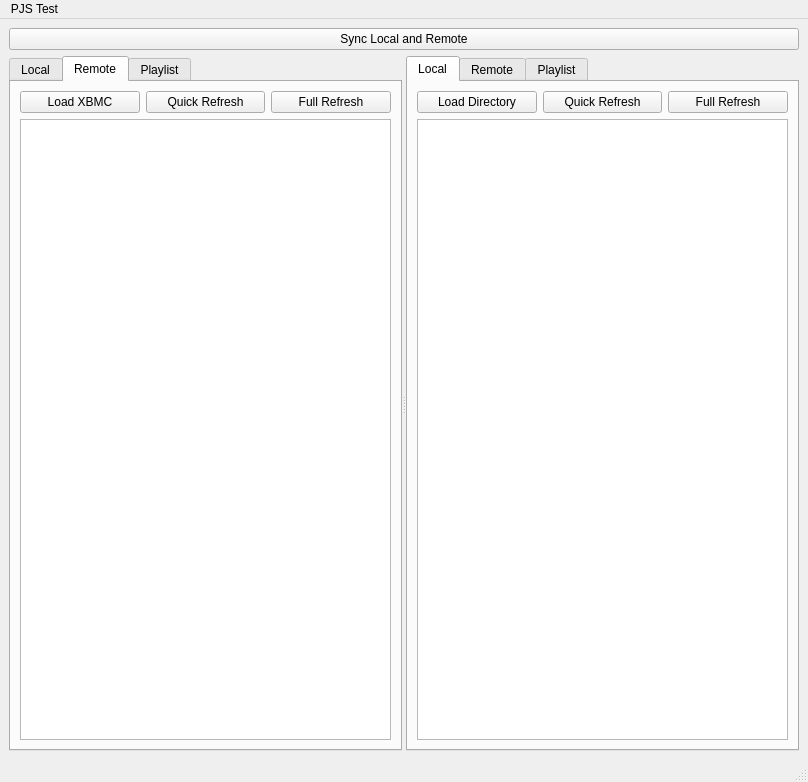
<?xml version="1.0" encoding="UTF-8"?>
<ui version="4.0">
 <class>MainWindow</class>
 <widget class="QMainWindow" name="MainWindow">
  <property name="geometry">
   <rect>
    <x>0</x>
    <y>0</y>
    <width>808</width>
    <height>782</height>
   </rect>
  </property>
  <property name="sizePolicy">
   <sizepolicy hsizetype="Preferred" vsizetype="Preferred">
    <horstretch>0</horstretch>
    <verstretch>0</verstretch>
   </sizepolicy>
  </property>
  <property name="windowTitle">
   <string>MainWindow</string>
  </property>
  <widget class="QWidget" name="centralwidget">
   <property name="sizePolicy">
    <sizepolicy hsizetype="Preferred" vsizetype="Preferred">
     <horstretch>0</horstretch>
     <verstretch>0</verstretch>
    </sizepolicy>
   </property>
   <layout class="QGridLayout" name="gridLayout_8">
    <item row="0" column="0">
     <layout class="QGridLayout" name="gridLayout">
      <item row="3" column="0" colspan="2">
       <widget class="QSplitter" name="splitter">
        <property name="orientation">
         <enum>Qt::Horizontal</enum>
        </property>
        <widget class="QTabWidget" name="LeftTab">
         <property name="sizePolicy">
          <sizepolicy hsizetype="Expanding" vsizetype="Expanding">
           <horstretch>0</horstretch>
           <verstretch>0</verstretch>
          </sizepolicy>
         </property>
         <property name="currentIndex">
          <number>1</number>
         </property>
         <widget class="QWidget" name="LocalTab">
          <attribute name="title">
           <string>Local</string>
          </attribute>
          <layout class="QGridLayout" name="gridLayout_3">
           <item row="0" column="0">
            <widget class="QPushButton" name="LocalDirBut">
             <property name="text">
              <string>Load Directory</string>
             </property>
            </widget>
           </item>
           <item row="1" column="0" colspan="3">
            <widget class="QTableView" name="LocalTableL">
             <property name="contextMenuPolicy">
              <enum>Qt::CustomContextMenu</enum>
             </property>
             <property name="selectionBehavior">
              <enum>QAbstractItemView::SelectRows</enum>
             </property>
             <attribute name="verticalHeaderVisible">
              <bool>false</bool>
             </attribute>
             <attribute name="verticalHeaderDefaultSectionSize">
              <number>20</number>
             </attribute>
            </widget>
           </item>
           <item row="0" column="1">
            <widget class="QPushButton" name="LocalQuickRefreshButton">
             <property name="text">
              <string>Quick Refresh</string>
             </property>
            </widget>
           </item>
           <item row="0" column="2">
            <widget class="QPushButton" name="LocalFullRefreshButton">
             <property name="text">
              <string>Full Refresh</string>
             </property>
            </widget>
           </item>
          </layout>
         </widget>
         <widget class="QWidget" name="RemoteTab">
          <attribute name="title">
           <string>Remote</string>
          </attribute>
          <layout class="QGridLayout" name="gridLayout_2">
           <item row="1" column="0" colspan="3">
            <widget class="QTableView" name="RemoteTableL">
             <property name="contextMenuPolicy">
              <enum>Qt::CustomContextMenu</enum>
             </property>
             <property name="selectionBehavior">
              <enum>QAbstractItemView::SelectRows</enum>
             </property>
             <attribute name="verticalHeaderVisible">
              <bool>false</bool>
             </attribute>
             <attribute name="verticalHeaderDefaultSectionSize">
              <number>20</number>
             </attribute>
            </widget>
           </item>
           <item row="0" column="0">
            <widget class="QPushButton" name="LocalDirBut_2">
             <property name="text">
              <string>Load XBMC</string>
             </property>
            </widget>
           </item>
           <item row="0" column="1">
            <widget class="QPushButton" name="RemoteQuickRefreshButton2">
             <property name="text">
              <string>Quick Refresh</string>
             </property>
            </widget>
           </item>
           <item row="0" column="2">
            <widget class="QPushButton" name="RemoteFullRefreshButton2">
             <property name="text">
              <string>Full Refresh</string>
             </property>
            </widget>
           </item>
          </layout>
         </widget>
         <widget class="QWidget" name="PlaylistTab">
          <attribute name="title">
           <string>Playlist</string>
          </attribute>
          <layout class="QGridLayout" name="gridLayout_4">
           <item row="0" column="0">
            <widget class="QPushButton" name="LeftLoadPlaylistBut">
             <property name="text">
              <string>Load Playlist</string>
             </property>
            </widget>
           </item>
           <item row="0" column="1">
            <widget class="QPushButton" name="pushButton">
             <property name="text">
              <string>Save Local</string>
             </property>
            </widget>
           </item>
           <item row="0" column="2">
            <widget class="QPushButton" name="pushButton_4">
             <property name="text">
              <string>Save Remote</string>
             </property>
            </widget>
           </item>
           <item row="1" column="0" colspan="3">
            <widget class="QTableView" name="LeftPlaylistTable">
             <property name="sizePolicy">
              <sizepolicy hsizetype="Expanding" vsizetype="Expanding">
               <horstretch>0</horstretch>
               <verstretch>0</verstretch>
              </sizepolicy>
             </property>
             <property name="font">
              <font>
               <pointsize>9</pointsize>
              </font>
             </property>
             <property name="selectionBehavior">
              <enum>QAbstractItemView::SelectRows</enum>
             </property>
             <attribute name="verticalHeaderVisible">
              <bool>false</bool>
             </attribute>
             <attribute name="verticalHeaderDefaultSectionSize">
              <number>20</number>
             </attribute>
            </widget>
           </item>
          </layout>
         </widget>
        </widget>
        <widget class="QTabWidget" name="RightTab">
         <property name="sizePolicy">
          <sizepolicy hsizetype="Expanding" vsizetype="Expanding">
           <horstretch>0</horstretch>
           <verstretch>0</verstretch>
          </sizepolicy>
         </property>
         <property name="currentIndex">
          <number>0</number>
         </property>
         <widget class="QWidget" name="LocalTab_2">
          <attribute name="title">
           <string>Local</string>
          </attribute>
          <layout class="QGridLayout" name="gridLayout_5">
           <item row="1" column="0" colspan="3">
            <widget class="QTableView" name="LocalTableR">
             <property name="contextMenuPolicy">
              <enum>Qt::CustomContextMenu</enum>
             </property>
             <property name="selectionBehavior">
              <enum>QAbstractItemView::SelectRows</enum>
             </property>
             <attribute name="verticalHeaderVisible">
              <bool>false</bool>
             </attribute>
             <attribute name="verticalHeaderDefaultSectionSize">
              <number>20</number>
             </attribute>
            </widget>
           </item>
           <item row="0" column="0">
            <widget class="QPushButton" name="LocalDirBut_3">
             <property name="text">
              <string>Load Directory</string>
             </property>
            </widget>
           </item>
           <item row="0" column="1">
            <widget class="QPushButton" name="LocalQuickRefreshButton2">
             <property name="text">
              <string>Quick Refresh</string>
             </property>
            </widget>
           </item>
           <item row="0" column="2">
            <widget class="QPushButton" name="LocalFullRefreshButton2">
             <property name="text">
              <string>Full Refresh</string>
             </property>
            </widget>
           </item>
          </layout>
         </widget>
         <widget class="QWidget" name="RemoteTab_2">
          <attribute name="title">
           <string>Remote</string>
          </attribute>
          <layout class="QGridLayout" name="gridLayout_6">
           <item row="1" column="0" colspan="3">
            <widget class="QTableView" name="RemoteTableR">
             <property name="contextMenuPolicy">
              <enum>Qt::CustomContextMenu</enum>
             </property>
             <property name="selectionBehavior">
              <enum>QAbstractItemView::SelectRows</enum>
             </property>
             <attribute name="verticalHeaderVisible">
              <bool>false</bool>
             </attribute>
             <attribute name="verticalHeaderDefaultSectionSize">
              <number>20</number>
             </attribute>
            </widget>
           </item>
           <item row="0" column="0">
            <widget class="QPushButton" name="LocalDirBut_4">
             <property name="text">
              <string>Load XBMC</string>
             </property>
            </widget>
           </item>
           <item row="0" column="1">
            <widget class="QPushButton" name="RemoteQuickRefreshButton">
             <property name="text">
              <string>Quick Refresh</string>
             </property>
            </widget>
           </item>
           <item row="0" column="2">
            <widget class="QPushButton" name="RemoteFullRefreshButton">
             <property name="text">
              <string>Full Refresh</string>
             </property>
            </widget>
           </item>
          </layout>
         </widget>
         <widget class="QWidget" name="PlaylistTab_2">
          <attribute name="title">
           <string>Playlist</string>
          </attribute>
          <layout class="QGridLayout" name="gridLayout_7">
           <item row="0" column="1">
            <widget class="QPushButton" name="pushButton_7">
             <property name="text">
              <string>Save Local</string>
             </property>
            </widget>
           </item>
           <item row="0" column="0">
            <widget class="QPushButton" name="RightLoadPlaylistBut">
             <property name="text">
              <string>Load Playlist</string>
             </property>
            </widget>
           </item>
           <item row="0" column="2">
            <widget class="QPushButton" name="pushButton_8">
             <property name="text">
              <string>Save Remote</string>
             </property>
            </widget>
           </item>
           <item row="1" column="0" colspan="3">
            <widget class="QTableView" name="RightPlaylistTable">
             <property name="sizePolicy">
              <sizepolicy hsizetype="Expanding" vsizetype="Expanding">
               <horstretch>0</horstretch>
               <verstretch>0</verstretch>
              </sizepolicy>
             </property>
             <property name="selectionBehavior">
              <enum>QAbstractItemView::SelectRows</enum>
             </property>
             <attribute name="verticalHeaderVisible">
              <bool>false</bool>
             </attribute>
             <attribute name="verticalHeaderDefaultSectionSize">
              <number>20</number>
             </attribute>
            </widget>
           </item>
          </layout>
         </widget>
        </widget>
       </widget>
      </item>
      <item row="2" column="0" colspan="2">
       <widget class="QPushButton" name="SyncBut">
        <property name="text">
         <string>Sync Local and Remote</string>
        </property>
       </widget>
      </item>
     </layout>
    </item>
   </layout>
  </widget>
  <widget class="QMenuBar" name="menubar">
   <property name="geometry">
    <rect>
     <x>0</x>
     <y>0</y>
     <width>808</width>
     <height>21</height>
    </rect>
   </property>
   <widget class="QMenu" name="menuPJS_Test">
    <property name="title">
     <string>PJS Test</string>
    </property>
   </widget>
   <addaction name="menuPJS_Test"/>
  </widget>
  <widget class="QStatusBar" name="statusbar"/>
 </widget>
 <resources/>
 <connections>
  <connection>
   <sender>SyncBut</sender>
   <signal>clicked()</signal>
   <receiver>MainWindow</receiver>
   <slot>sync_files()</slot>
   <hints>
    <hint type="sourcelabel">
     <x>590</x>
     <y>70</y>
    </hint>
    <hint type="destinationlabel">
     <x>806</x>
     <y>176</y>
    </hint>
   </hints>
  </connection>
  <connection>
   <sender>LocalDirBut_3</sender>
   <signal>clicked()</signal>
   <receiver>MainWindow</receiver>
   <slot>local_edit_dirs()</slot>
   <hints>
    <hint type="sourcelabel">
     <x>535</x>
     <y>142</y>
    </hint>
    <hint type="destinationlabel">
     <x>804</x>
     <y>287</y>
    </hint>
   </hints>
  </connection>
  <connection>
   <sender>LocalDirBut</sender>
   <signal>clicked()</signal>
   <receiver>MainWindow</receiver>
   <slot>local_edit_dirs()</slot>
   <hints>
    <hint type="sourcelabel">
     <x>44</x>
     <y>122</y>
    </hint>
    <hint type="destinationlabel">
     <x>544</x>
     <y>254</y>
    </hint>
   </hints>
  </connection>
  <connection>
   <sender>LocalDirBut_2</sender>
   <signal>clicked()</signal>
   <receiver>MainWindow</receiver>
   <slot>remote_edit_dirs()</slot>
   <hints>
    <hint type="sourcelabel">
     <x>95</x>
     <y>142</y>
    </hint>
    <hint type="destinationlabel">
     <x>5</x>
     <y>536</y>
    </hint>
   </hints>
  </connection>
  <connection>
   <sender>LocalDirBut_4</sender>
   <signal>clicked()</signal>
   <receiver>MainWindow</receiver>
   <slot>remote_edit_dirs()</slot>
   <hints>
    <hint type="sourcelabel">
     <x>441</x>
     <y>122</y>
    </hint>
    <hint type="destinationlabel">
     <x>806</x>
     <y>359</y>
    </hint>
   </hints>
  </connection>
  <connection>
   <sender>LeftLoadPlaylistBut</sender>
   <signal>clicked()</signal>
   <receiver>MainWindow</receiver>
   <slot>left_load_playlist()</slot>
   <hints>
    <hint type="sourcelabel">
     <x>44</x>
     <y>122</y>
    </hint>
    <hint type="destinationlabel">
     <x>6</x>
     <y>312</y>
    </hint>
   </hints>
  </connection>
  <connection>
   <sender>RightLoadPlaylistBut</sender>
   <signal>clicked()</signal>
   <receiver>MainWindow</receiver>
   <slot>right_load_playlist()</slot>
   <hints>
    <hint type="sourcelabel">
     <x>441</x>
     <y>122</y>
    </hint>
    <hint type="destinationlabel">
     <x>802</x>
     <y>313</y>
    </hint>
   </hints>
  </connection>
  <connection>
   <sender>pushButton_4</sender>
   <signal>clicked()</signal>
   <receiver>MainWindow</receiver>
   <slot>left_save_remote()</slot>
   <hints>
    <hint type="sourcelabel">
     <x>102</x>
     <y>122</y>
    </hint>
    <hint type="destinationlabel">
     <x>7</x>
     <y>401</y>
    </hint>
   </hints>
  </connection>
  <connection>
   <sender>pushButton</sender>
   <signal>clicked()</signal>
   <receiver>MainWindow</receiver>
   <slot>left_save_local()</slot>
   <hints>
    <hint type="sourcelabel">
     <x>73</x>
     <y>122</y>
    </hint>
    <hint type="destinationlabel">
     <x>8</x>
     <y>474</y>
    </hint>
   </hints>
  </connection>
  <connection>
   <sender>pushButton_8</sender>
   <signal>clicked()</signal>
   <receiver>MainWindow</receiver>
   <slot>right_save_remote()</slot>
   <hints>
    <hint type="sourcelabel">
     <x>499</x>
     <y>122</y>
    </hint>
    <hint type="destinationlabel">
     <x>804</x>
     <y>419</y>
    </hint>
   </hints>
  </connection>
  <connection>
   <sender>pushButton_7</sender>
   <signal>clicked()</signal>
   <receiver>MainWindow</receiver>
   <slot>right_save_local()</slot>
   <hints>
    <hint type="sourcelabel">
     <x>470</x>
     <y>122</y>
    </hint>
    <hint type="destinationlabel">
     <x>805</x>
     <y>519</y>
    </hint>
   </hints>
  </connection>
  <connection>
   <sender>RemoteTableR</sender>
   <signal>customContextMenuRequested(QPoint)</signal>
   <receiver>MainWindow</receiver>
   <slot>right_remote_context(QPoint)</slot>
   <hints>
    <hint type="sourcelabel">
     <x>499</x>
     <y>131</y>
    </hint>
    <hint type="destinationlabel">
     <x>595</x>
     <y>757</y>
    </hint>
   </hints>
  </connection>
  <connection>
   <sender>LocalTableL</sender>
   <signal>customContextMenuRequested(QPoint)</signal>
   <receiver>MainWindow</receiver>
   <slot>left_local_context(QPoint)</slot>
   <hints>
    <hint type="sourcelabel">
     <x>102</x>
     <y>131</y>
    </hint>
    <hint type="destinationlabel">
     <x>213</x>
     <y>758</y>
    </hint>
   </hints>
  </connection>
  <connection>
   <sender>LocalTableR</sender>
   <signal>customContextMenuRequested(QPoint)</signal>
   <receiver>MainWindow</receiver>
   <slot>right_local_context(QPoint)</slot>
   <hints>
    <hint type="sourcelabel">
     <x>498</x>
     <y>723</y>
    </hint>
    <hint type="destinationlabel">
     <x>515</x>
     <y>759</y>
    </hint>
   </hints>
  </connection>
  <connection>
   <sender>RemoteTableL</sender>
   <signal>customContextMenuRequested(QPoint)</signal>
   <receiver>MainWindow</receiver>
   <slot>left_remote_context(QPoint)</slot>
   <hints>
    <hint type="sourcelabel">
     <x>314</x>
     <y>715</y>
    </hint>
    <hint type="destinationlabel">
     <x>349</x>
     <y>756</y>
    </hint>
   </hints>
  </connection>
  <connection>
   <sender>RemoteQuickRefreshButton2</sender>
   <signal>clicked()</signal>
   <receiver>MainWindow</receiver>
   <slot>remote_quick_refresh()</slot>
   <hints>
    <hint type="sourcelabel">
     <x>263</x>
     <y>142</y>
    </hint>
    <hint type="destinationlabel">
     <x>805</x>
     <y>133</y>
    </hint>
   </hints>
  </connection>
  <connection>
   <sender>RemoteFullRefreshButton2</sender>
   <signal>clicked()</signal>
   <receiver>MainWindow</receiver>
   <slot>remote_full_refresh()</slot>
   <hints>
    <hint type="sourcelabel">
     <x>388</x>
     <y>142</y>
    </hint>
    <hint type="destinationlabel">
     <x>168</x>
     <y>759</y>
    </hint>
   </hints>
  </connection>
  <connection>
   <sender>RemoteFullRefreshButton</sender>
   <signal>clicked()</signal>
   <receiver>MainWindow</receiver>
   <slot>remote_full_refresh()</slot>
   <hints>
    <hint type="sourcelabel">
     <x>499</x>
     <y>122</y>
    </hint>
    <hint type="destinationlabel">
     <x>403</x>
     <y>390</y>
    </hint>
   </hints>
  </connection>
  <connection>
   <sender>RemoteQuickRefreshButton</sender>
   <signal>clicked()</signal>
   <receiver>MainWindow</receiver>
   <slot>remote_quick_refresh()</slot>
   <hints>
    <hint type="sourcelabel">
     <x>470</x>
     <y>122</y>
    </hint>
    <hint type="destinationlabel">
     <x>403</x>
     <y>390</y>
    </hint>
   </hints>
  </connection>
  <connection>
   <sender>LocalFullRefreshButton</sender>
   <signal>clicked()</signal>
   <receiver>MainWindow</receiver>
   <slot>local_full_refresh()</slot>
   <hints>
    <hint type="sourcelabel">
     <x>102</x>
     <y>122</y>
    </hint>
    <hint type="destinationlabel">
     <x>403</x>
     <y>390</y>
    </hint>
   </hints>
  </connection>
  <connection>
   <sender>LocalFullRefreshButton2</sender>
   <signal>clicked()</signal>
   <receiver>MainWindow</receiver>
   <slot>local_full_refresh()</slot>
   <hints>
    <hint type="sourcelabel">
     <x>784</x>
     <y>142</y>
    </hint>
    <hint type="destinationlabel">
     <x>403</x>
     <y>390</y>
    </hint>
   </hints>
  </connection>
  <connection>
   <sender>LocalQuickRefreshButton</sender>
   <signal>clicked()</signal>
   <receiver>MainWindow</receiver>
   <slot>local_quick_refresh()</slot>
   <hints>
    <hint type="sourcelabel">
     <x>73</x>
     <y>122</y>
    </hint>
    <hint type="destinationlabel">
     <x>403</x>
     <y>390</y>
    </hint>
   </hints>
  </connection>
  <connection>
   <sender>LocalQuickRefreshButton2</sender>
   <signal>clicked()</signal>
   <receiver>MainWindow</receiver>
   <slot>local_quick_refresh()</slot>
   <hints>
    <hint type="sourcelabel">
     <x>660</x>
     <y>142</y>
    </hint>
    <hint type="destinationlabel">
     <x>403</x>
     <y>390</y>
    </hint>
   </hints>
  </connection>
 </connections>
 <slots>
  <slot>ConnectClick()</slot>
  <slot>PlayClick()</slot>
  <slot>Mute()</slot>
  <slot>GetVolume()</slot>
  <slot>on_close()</slot>
  <slot>local_edit_dirs()</slot>
  <slot>remote_edit_dirs()</slot>
  <slot>sync_files()</slot>
  <slot>left_load_playlist()</slot>
  <slot>right_load_playlist()</slot>
  <slot>left_save_remote()</slot>
  <slot>right_save_remote()</slot>
  <slot>left_save_local()</slot>
  <slot>right_save_local()</slot>
  <slot>right_remote_context(QPoint)</slot>
  <slot>right_local_context(QPoint)</slot>
  <slot>left_local_context(QPoint)</slot>
  <slot>left_remote_context(QPoint)</slot>
  <slot>local_quick_refresh()</slot>
  <slot>remote_full_refresh()</slot>
  <slot>remote_quick_refresh()</slot>
  <slot>local_full_refresh()</slot>
 </slots>
</ui>
